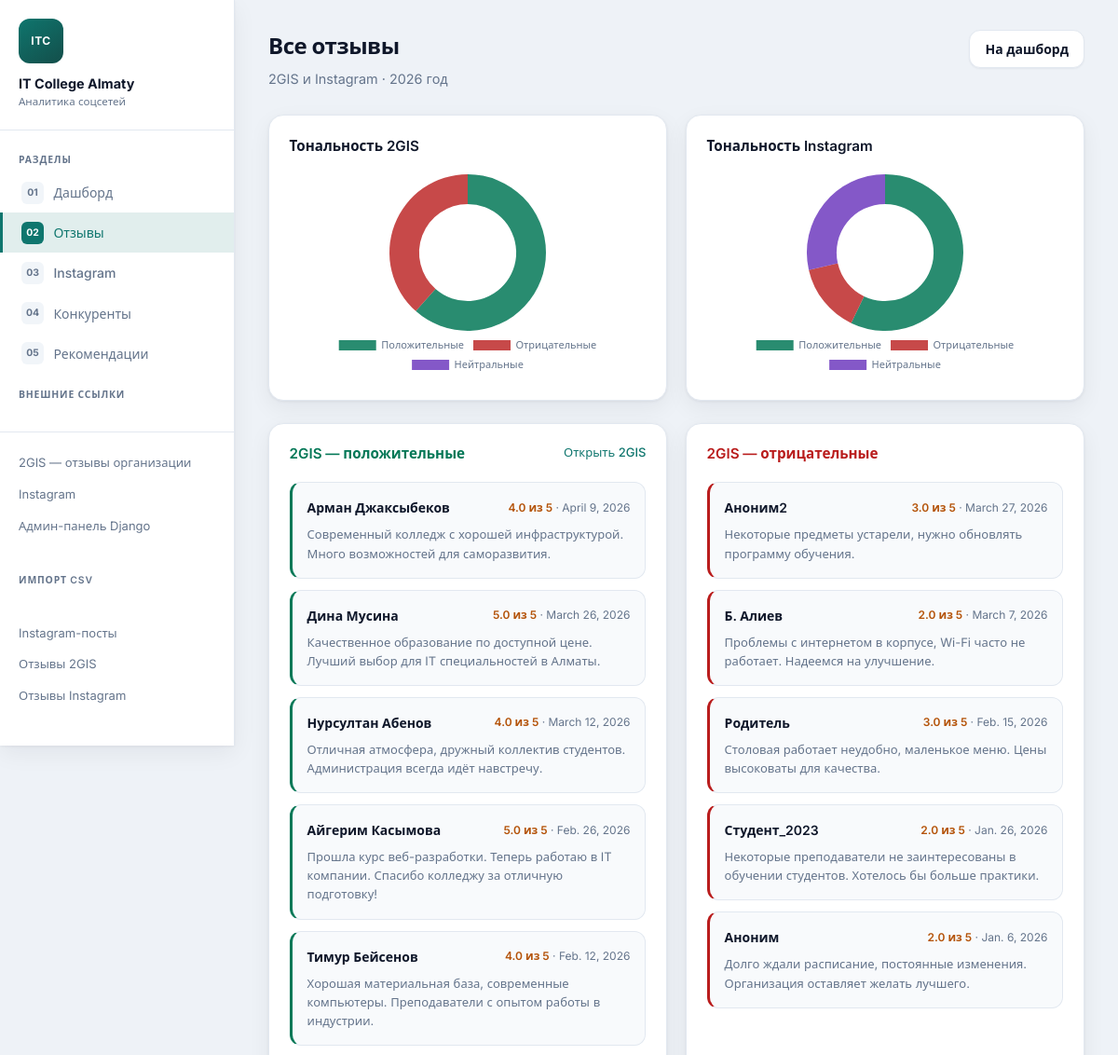
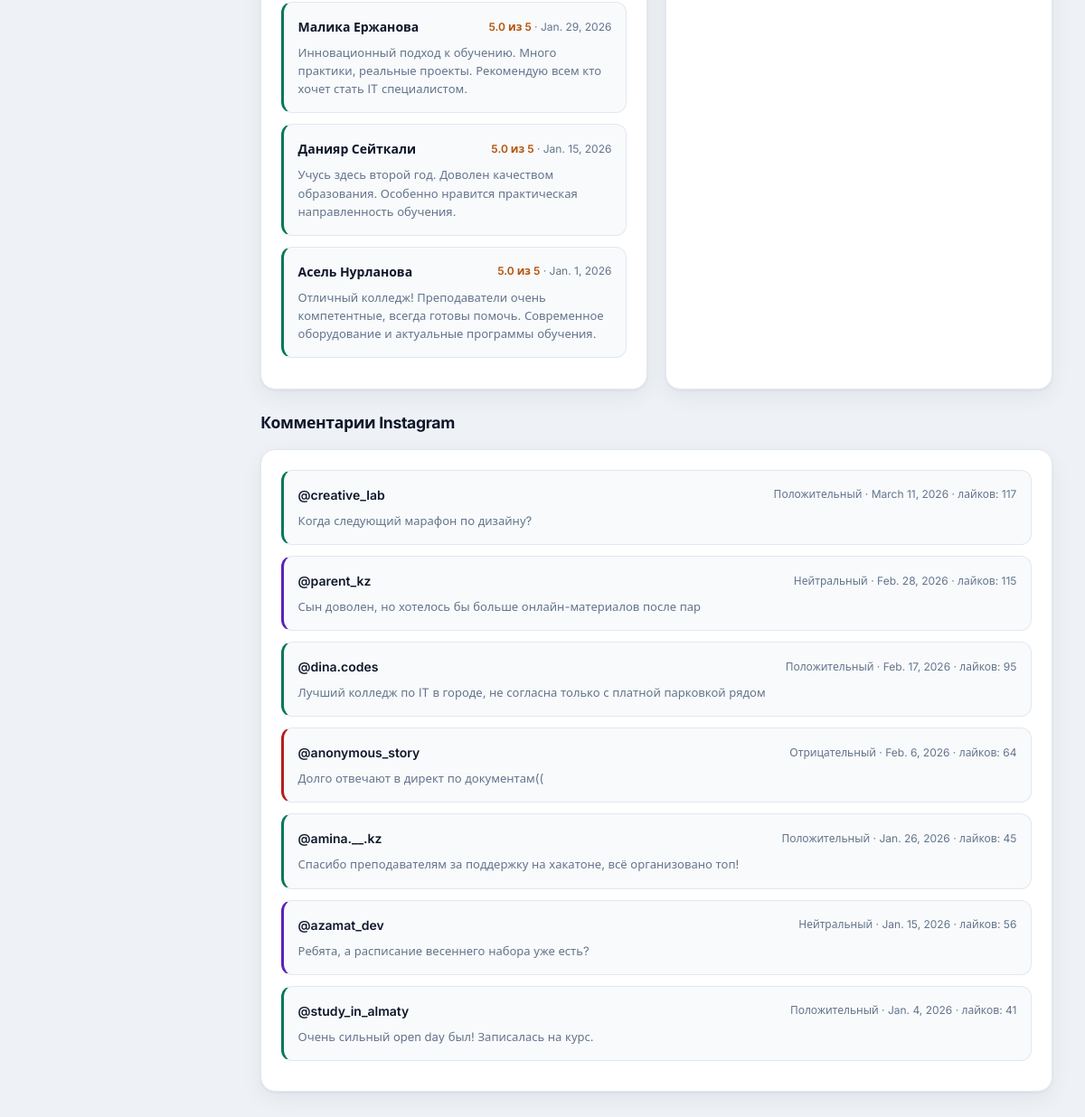
The app's page /otzyvy/ with its own data (2 pictures, top to bottom).
### dashboard/models.py (models this page shows, shortened)
class CollegeAnalyticsSettings(models.Model):
    instagram_url = models.URLField(
        'Instagram',
        default='https://www.instagram.com/it_college_almaty/?hl=ru',
    )
    gis_url = models.URLField(
        '2GIS (карточка / отзывы)',
        default='https://2gis.kz/almaty/search/%D0%B8%D0%BD%D0%BD%D0%BE%D0%B2%D0%B0%D1%86%D0%B8%D0%BE%D0%BD%D0%BD%D1%8B%D0%B9%20%D1%82%D0%B5%D1%85%D0%BD%D0%B8%D1%87%D0%B5%D1%81%D0%BA%D0%B8%D0%B9%20%D0%BA%D0%BE%D0%BB%D0%BB%D0%B5%D0%B4%D0%B6/geo/9430047375184515/76.913463%2C43.238007/tab/reviews?m=76.914057%2C43.237709%2F18.21',
    )
    instagram_followers = models.PositiveIntegerField('Подписчики Instagram (для KPI)', default=4200)
    dashboard_year_label = models.CharField('Период на дашборде', max_length=50, default='2026 год')
    class Meta:
        verbose_name = 'Настройки аналитики колледжа'
        verbose_name_plural = 'Настройки аналитики колледжа'
    @classmethod
    def load(cls):
        obj, _ = cls.objects.get_or_create(
            pk=1,
            defaults={
                'instagram_url': 'https://www.instagram.com/it_college_almaty/?hl=ru',
                'gis_url': 'https://2gis.kz/almaty/search/%D0%B8%D0%BD%D0%BD%D0%BE%D0%B2%D0%B0%D1%86%D0%B8%D0%BE%D0%BD%D0%BD%D1%8B%D0%B9%20%D1%82%D0%B5%D1%85%D0%BD%D0%B8%D1%87%D0%B5%D1%81%D0%BA%D0%B8%D0%B9%20%D0%BA%D0%BE%D0%BB%D0%BB%D0%B5%D0%B4%D0%B6/geo/9430047375184515/76.913463%2C43.238007/tab/reviews?m=76.914057%2C43.237709%2F18.21',
                'instagram_followers': 4200,
                'dashboard_year_label': '2026 год',
            },
        )
        return obj

class Review(models.Model):
    SOURCE_CHOICES = [('2gis', '2GIS'), ('instagram', 'Instagram')]
    SENTIMENT_CHOICES = [('positive', 'Положительный'), ('negative', 'Отрицательный'), ('neutral', 'Нейтральный')]
    source = models.CharField(max_length=20, choices=SOURCE_CHOICES)
    author = models.CharField(max_length=200)
    text = models.TextField()
    rating = models.FloatField(null=True, blank=True)
    sentiment = models.CharField(max_length=20, choices=SENTIMENT_CHOICES)
    date = models.DateField()
    likes = models.IntegerField(default=0)
    created_at = models.DateTimeField(auto_now_add=True)
    class Meta:
        ordering = ['-date']

### dashboard/views.py (the view)
# urls.py: path('otzyvy/', views.reviews_page, name='reviews'),
def reviews_page(request):
    reviews = Review.objects.all()
    ctx = {
        **_base_ctx('reviews'),
        'reviews_2gis': reviews.filter(source='2gis'),
        'reviews_ig': reviews.filter(source='instagram'),
        **_chart_context(),
    }
    return render(request, 'reviews.html', ctx)

### dashboard/views.py (called while the page is built)
def _short_label(text: str, max_len: int = 34) -> str:
    value = (text or "").strip()
    if len(value) <= max_len:
        return value
    cut = value[:max_len].rstrip()
    if " " in cut:
        cut = cut.rsplit(" ", 1)[0].rstrip()
    return f"{cut}..."

def _dashboard_year_int() -> int:
    settings = CollegeAnalyticsSettings.load()
    m = re.search(r"(\d{4})", settings.dashboard_year_label or "")
    return int(m.group(1)) if m else 2024

def _base_ctx(active_page='dashboard'):
    settings = CollegeAnalyticsSettings.load()
    return {
        'active_page': active_page,
        'settings': settings,
        'gis_url': settings.gis_url,
        'instagram_url': settings.instagram_url,
    }

### dashboard/templates/reviews.html (shortened to what this page needs)
{% extends 'base.html' %}
{% block content %}
  <div class="page-header">
    <div class="page-title">
      <h1>Все отзывы</h1>
      <p>2GIS и Instagram · {{ settings.dashboard_year_label }}</p>
    </div>
    <a class="sync-btn" href="{% url 'dashboard' %}">На дашборд</a>
  </div>
  <div class="grid-2">
    <div class="card">
      <div class="card-header">
        <div class="card-title">Тональность 2GIS</div>
      </div>
      <div class="chart-container" style="height:220px"><canvas id="gisPie"></canvas></div>
    </div>
    <div class="card">
      <div class="card-header">
        <div class="card-title">Тональность Instagram</div>
      </div>
      <div class="chart-container" style="height:220px"><canvas id="igPie"></canvas></div>
    </div>
  </div>
  <div class="grid-2">
    <div class="card">
      <div class="card-header">
        <div class="card-title" style="color:var(--green)">2GIS — положительные</div>
        <a href="{{ gis_url }}" target="_blank" rel="noopener noreferrer" class="text-link">Открыть 2GIS</a>
      </div>
      {% for r in reviews_2gis %}
        {% if r.sentiment == 'positive' %}
        <div class="review-item positive">
          <div class="review-header">
            <span class="review-author">{{ r.author }}</span>
            <span class="review-meta">{% if r.rating %}<span class="rating-num">{{ r.rating }} из 5</span> · {% endif %}{{ r.date }}</span>
          </div>
          <div class="review-text">{{ r.text }}</div>
        </div>
        {% endif %}
      {% endfor %}
    </div>
    <div class="card">
      <div class="card-header">
        <div class="card-title" style="color:var(--red)">2GIS — отрицательные</div>
      </div>
      {% for r in reviews_2gis %}
        {% if r.sentiment == 'negative' %}
        <div class="review-item negative">
          <div class="review-header">
            <span class="review-author">{{ r.author }}</span>
            <span class="review-meta">{% if r.rating %}<span class="rating-num">{{ r.rating }} из 5</span> · {% endif %}{{ r.date }}</span>
          </div>
          <div class="review-text">{{ r.text }}</div>
        </div>
        {% endif %}
      {% endfor %}
    </div>
  </div>
  <div class="section-title">Комментарии Instagram</div>
  <div class="card">
    {% for r in reviews_ig %}
    <div class="review-item {% if r.sentiment == 'positive' %}positive{% elif r.sentiment == 'negative' %}negative{% else %}neutral{% endif %}">
      <div class="review-header">
        <span class="review-author">@{{ r.author }}</span>
        <span class="review-meta">{{ r.get_sentiment_display }} · {{ r.date }} · лайков: {{ r.likes }}</span>
      </div>
      <div class="review-text">{{ r.text }}</div>
    </div>
    {% empty %}
    <p class="muted-note">Нет записей. Выполните <code>python manage.py seed_data</code>.</p>
    {% endfor %}
  </div>
{% endblock %}
{% block extra_scripts %}
<script>
const GIS_SENTIMENT = {{ gis_sentiment_data|safe }};
const IG_SENTIMENT = {{ ig_sentiment_data|safe }};
const colors = ['rgba(4,120,87,0.85)', 'rgba(185,28,28,0.8)', 'rgba(91,33,182,0.75)'];
Chart.defaults.color = '#64748b';
Chart.defaults.font.family = 'Inter, system-ui, sans-serif';
function pie(canvasId, data) {
  new Chart(document.getElementById(canvasId), {
    type: 'doughnut',
    data: {
      labels: ['Положительные', 'Отрицательные', 'Нейтральные'],
      datasets: [{ data, backgroundColor: colors, borderWidth: 0 }]
    },
    options: {
      responsive: true, maintainAspectRatio: false, cutout: '62%',
      plugins: { legend: { position: 'bottom', labels: { font: { size: 11 } } } }
    }
  });
}
pie('gisPie', GIS_SENTIMENT);
pie('igPie', IG_SENTIMENT);
</script>
{% endblock %}

### dashboard/templates/base.html (shortened to what this page needs)
{% load static %}
<!DOCTYPE html>
<html lang="ru">
<head>
<link rel="stylesheet" href="{% static 'css/main.css' %}">
</head>
<body>
<nav class="sidebar" aria-label="Основное меню">
  <div class="logo">
    <a href="{% url 'dashboard' %}" class="logo-link">
      <div class="logo-mark" aria-hidden="true">ITC</div>
      <h2>IT College Almaty</h2>
      <span class="logo-tagline">Аналитика соцсетей</span>
    </a>
  </div>
  <span class="nav-label">Разделы</span>
  <a href="{% url 'dashboard' %}" class="nav-item {% if active_page == 'dashboard' %}active{% endif %}">
    <span class="nav-item-index">01</span>
    Дашборд
  </a>
  <a href="{% url 'reviews' %}" class="nav-item {% if active_page == 'reviews' %}active{% endif %}">
    <span class="nav-item-index">02</span>
    Отзывы
  </a>
  <a href="{% url 'instagram' %}" class="nav-item {% if active_page == 'instagram' %}active{% endif %}">
    <span class="nav-item-index">03</span>
    Instagram
  </a>
  <a href="{% url 'competitors' %}" class="nav-item {% if active_page == 'competitors' %}active{% endif %}">
    <span class="nav-item-index">04</span>
    Конкуренты
  </a>
  <a href="{% url 'recommendations' %}" class="nav-item {% if active_page == 'recommendations' %}active{% endif %}">
    <span class="nav-item-index">05</span>
    Рекомендации
  </a>
  <div style="margin-top:0.5rem"><span class="nav-label">Внешние ссылки</span></div>
  <div class="sidebar-footer">
    <a href="{{ gis_url }}" target="_blank" rel="noopener noreferrer" class="ext-link">2GIS — отзывы организации</a>
    <a href="{{ instagram_url }}" target="_blank" rel="noopener noreferrer" class="ext-link">Instagram</a>
    <a href="{% url 'admin:index' %}" class="ext-link">Админ-панель Django</a>
  </div>
  <div style="margin-top:10px"><span class="nav-label">Импорт CSV</span></div>
  <div class="sidebar-footer" style="border-top:none;padding-top:0;">
    <a href="{% url 'import_instagram_posts' %}" class="ext-link">Instagram-посты</a>
    <a href="{% url 'import_reviews_2gis' %}" class="ext-link">Отзывы 2GIS</a>
    <a href="{% url 'import_reviews_instagram' %}" class="ext-link">Отзывы Instagram</a>
  </div>
</nav>
<main class="main">
{% block content %}{% endblock %}
</main>
{% block extra_scripts %}{% endblock %}
</body>
</html>

### records on screen
CollegeAnalyticsSettings: dashboard_year_label "2026 год"
Review: author "Арман Джаксыбеков", rating "4.0", date "April 9, 2026", text "Современный колледж с хорошей инфраструктурой. Много возможностей для саморазвития."
Review: author "Дина Мусина", rating "5.0", date "March 26, 2026", text "Качественное образование по доступной цене. Лучший выбор для IT специальностей в Алматы."
Review: author "Нурсултан Абенов", rating "4.0", date "March 12, 2026", text "Отличная атмосфера, дружный коллектив студентов. Администрация всегда идёт навстречу."
Review: author "Айгерим Касымова", rating "5.0", date "Feb. 26, 2026", text "Прошла курс веб-разработки. Теперь работаю в IT компании. Спасибо колледжу за отличную подготовку!"
Review: author "Тимур Бейсенов", rating "4.0", date "Feb. 12, 2026", text "Хорошая материальная база, современные компьютеры. Преподаватели с опытом работы в индустрии."
Review: author "Малика Ержанова", rating "5.0", date "Jan. 29, 2026", text "Инновационный подход к обучению. Много практики, реальные проекты. Рекомендую всем кто хочет стать IT специалистом."
Review: author "Данияр Сейткали", rating "5.0", date "Jan. 15, 2026", text "Учусь здесь второй год. Доволен качеством образования. Особенно нравится практическая направленность обучения."
Review: author "Асель Нурланова", rating "5.0", date "Jan. 1, 2026", text "Отличный колледж! Преподаватели очень компетентные, всегда готовы помочь. Современное оборудование и актуальные программы обучения."
Review: author "Аноним2", rating "3.0", date "March 27, 2026", text "Некоторые предметы устарели, нужно обновлять программу обучения."
Review: author "Б. Алиев", rating "2.0", date "March 7, 2026", text "Проблемы с интернетом в корпусе, Wi-Fi часто не работает. Надеемся на улучшение."
Review: author "Родитель", rating "3.0", date "Feb. 15, 2026", text "Столовая работает неудобно, маленькое меню. Цены высоковаты для качества."
Review: author "Студент_2023", rating "2.0", date "Jan. 26, 2026", text "Некоторые преподаватели не заинтересованы в обучении студентов. Хотелось бы больше практики."
Review: author "Аноним", rating "2.0", date "Jan. 6, 2026", text "Долго ждали расписание, постоянные изменения. Организация оставляет желать лучшего."
Review: author "creative_lab", sentiment "Положительный", date "March 11, 2026", likes "117", text "Когда следующий марафон по дизайну?"
Review: author "parent_kz", sentiment "Нейтральный", date "Feb. 28, 2026", likes "115", text "Сын доволен, но хотелось бы больше онлайн-материалов после пар"
Review: author "dina.codes", sentiment "Положительный", date "Feb. 17, 2026", likes "95", text "Лучший колледж по IT в городе, не согласна только с платной парковкой рядом"
Review: author "anonymous_story", sentiment "Отрицательный", date "Feb. 6, 2026", likes "64", text "Долго отвечают в директ по документам(("
Review: author "amina.__.kz", sentiment "Положительный", date "Jan. 26, 2026", likes "45", text "Спасибо преподавателям за поддержку на хакатоне, всё организовано топ!"
Review: author "azamat_dev", sentiment "Нейтральный", date "Jan. 15, 2026", likes "56", text "Ребята, а расписание весеннего набора уже есть?"
Review: author "study_in_almaty", sentiment "Положительный", date "Jan. 4, 2026", likes "41", text "Очень сильный open day был! Записалась на курс."

### other values on screen
chart data {{ gis_sentiment_data|safe }} [8, 5, 0]
chart data {{ ig_sentiment_data|safe }} [4, 1, 2]
